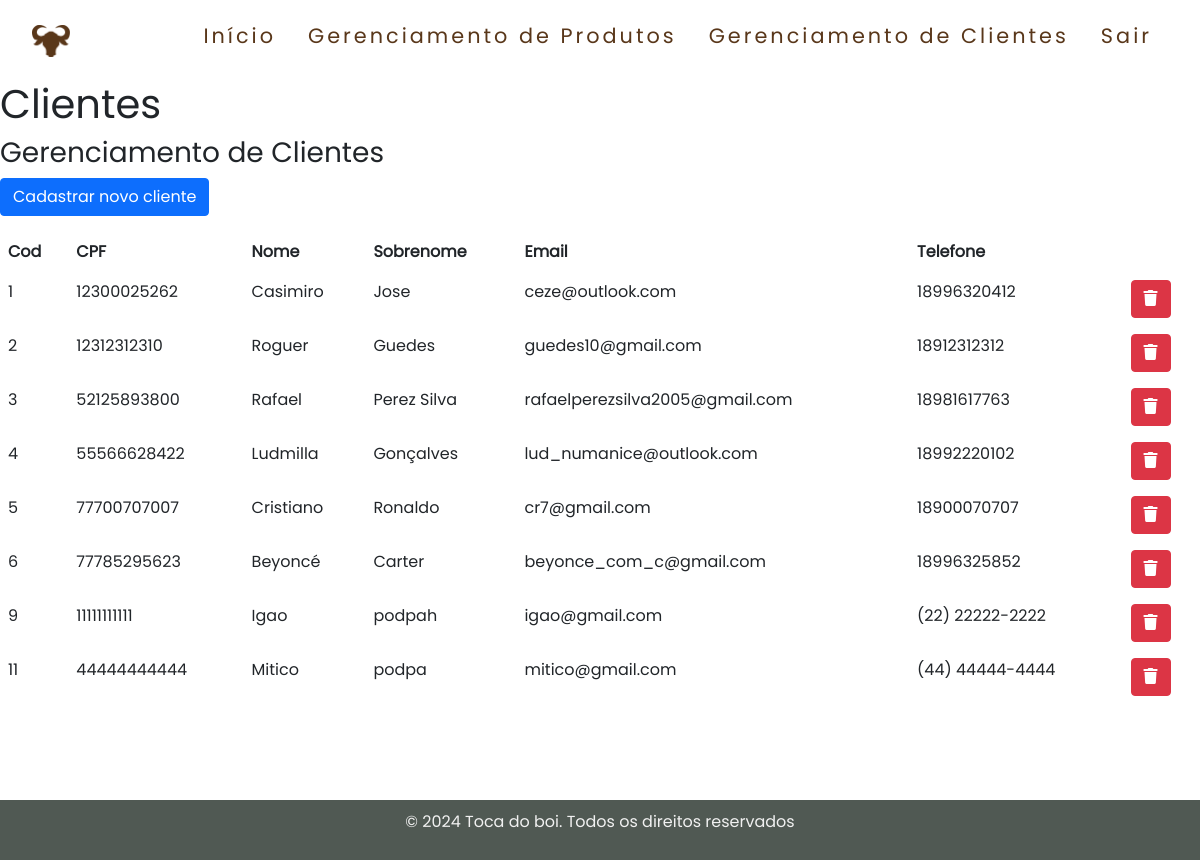
Screenshot of /view/gerenciaCliente.php (signed in) with the database file from the repository.
### tables this page shows
CREATE TABLE `cliente` (
  `cod` int(11) NOT NULL,
  `cpf` varchar(15) NOT NULL,
  `nome` varchar(40) NOT NULL,
  `sobrenome` varchar(60) NOT NULL,
  `dataNascimento` date NOT NULL,
  `telefone` varchar(15) NOT NULL,
  `email` varchar(50) NOT NULL,
  `senha` varchar(20) NOT NULL
);

### model/BancoDeDados.php (called while the page is built, shortened)
<?php
class BancoDeDados{
    private $host;
    private $login;
    private $senha;
    private $dataBase;
    private function __construct($Host, $Login, $Senha, $DataBase){
        $this->host = $Host;
        $this->login = $Login;
        $this->senha = $Senha;
        $this->dataBase = $DataBase;
    }
    public function conectarBD(){
        $conexao = mysqli_connect($this->host,$this->login,$this->senha,$this->dataBase);
        return($conexao);
    }
    public function retornarClientes(){
        $conexao = $this->conectarBD();
        $consulta = "SELECT * FROM cliente";
        $listaClientes = mysqli_query($conexao,$consulta);
        return $listaClientes;
    }
}
?>

### controller/Controlador.php (the view, shortened to what this page needs)
<?php
require_once("../model/BancoDeDados.php");
class Controlador{
    private $bancoDeDados;
    function __construct(){
        $this->bancoDeDados = BancoDeDados::getInstance();
    }
    public function visualizarClientes(){
        $cli="";
        $listaClientes = $this->bancoDeDados->retornarClientes();
        while($cliente = mysqli_fetch_assoc($listaClientes)){
            $cli .=
                "<tr>".
                    "<td>". $cliente["cod"] ."</td>".
                    "<td>". $cliente["cpf"] ."</td>".
                    "<td>".$cliente['nome']."</td>".
                    "<td>".$cliente['sobrenome']."</td>".
                    "<td>".$cliente['email']."</td>".
                    "<td>".$cliente['telefone']."</td>".
                    "<td>".
                        "<form method='post' action='../processamento/processamentoExcluirCliente.php'>".
                            "<input type='hidden' name='cod' value='". $cliente["cod"] ."'>".
                            "<button class='btn btn-danger' type='submit' name='excluir_produto'><i class='fa fa-trash'></i></button>".
                        "</form>".
                    "</td>".
                "</tr>".
                "</tbody>";
        }
        return $cli ;
    }
}
?>

### css/indexAdm.css (style rules this page uses)
* { box-sizing: border-box; margin: 0; padding: 0; }
body { background-image: url("../imagens/madeira.jpg"); background-size: cover; }

### css/form.css (style rules this page uses)
* { margin: 0; padding: 0; box-sizing: border-box; font-family: Poppins; }

### rows the page displays
cliente: cod "1", cpf "12300025262", nome "Casimiro", sobrenome "Jose", email "ceze@outlook.com", telefone "18996320412"
cliente: cod "2", cpf "12312312310", nome "Roguer", sobrenome "Guedes", email "guedes10@gmail.com", telefone "18912312312"
cliente: cod "3", cpf "52125893800", nome "Rafael", sobrenome "Perez Silva", email "rafaelperezsilva2005@gmail.com", telefone "18981617763"
cliente: cod "4", cpf "55566628422", nome "Ludmilla", sobrenome "Gonçalves", email "lud_numanice@outlook.com", telefone "18992220102"
cliente: cod "5", cpf "77700707007", nome "Cristiano", sobrenome "Ronaldo", email "cr7@gmail.com", telefone "18900070707"
cliente: cod "6", cpf "77785295623", nome "Beyoncé", sobrenome "Carter", email "beyonce_com_c@gmail.com", telefone "18996325852"
cliente: cod "9", cpf "11111111111", nome "Igao", sobrenome "podpah", email "igao@gmail.com", telefone "(22) 22222-2222"
cliente: cod "11", cpf "44444444444", nome "Mitico", sobrenome "podpa", email "mitico@gmail.com", telefone "(44) 44444-4444"
